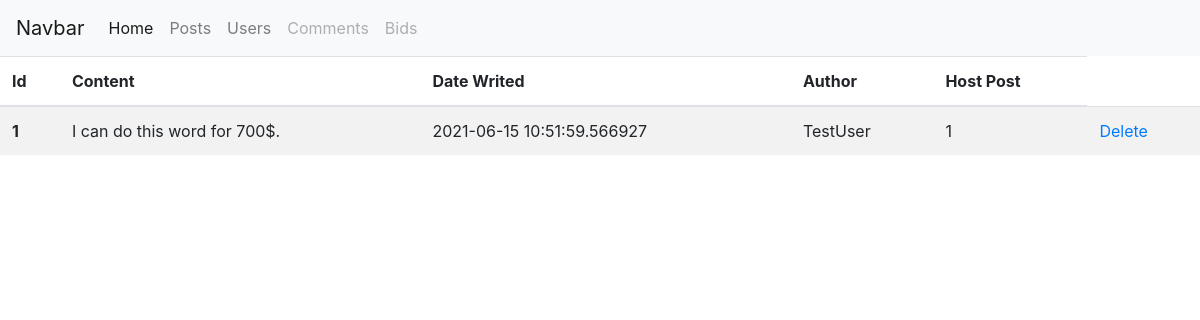
Before: /admin/comments with the older database file.
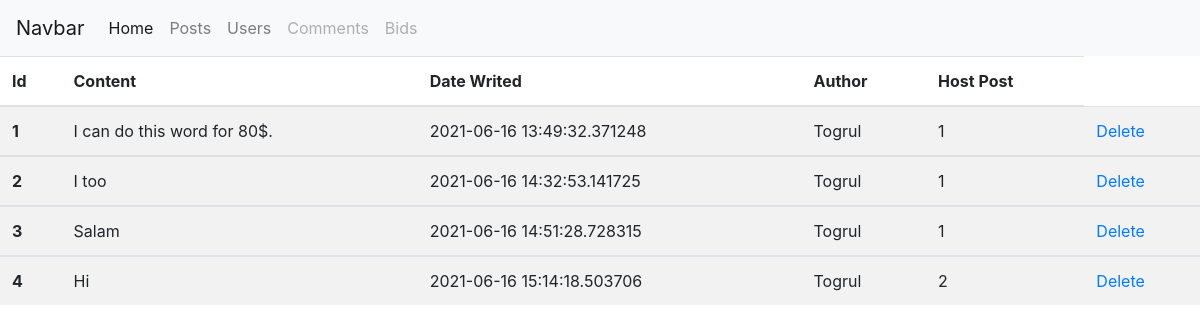
After: the same page with the newer database file.
### app/models.py (models this page shows, shortened)
class Comment(db.Model):
    id = db.Column(db.Integer, primary_key=True)
    date_writed = db.Column(db.DateTime, nullable=False, default=datetime.utcnow)
    content = db.Column(db.Text, nullable=False)
    user_id = db.Column(db.Integer, db.ForeignKey('user.id'), nullable=False)
    post_id = db.Column(db.Integer, db.ForeignKey('post.id'), nullable=False)

class User(db.Model, UserMixin):
    id = db.Column(db.Integer, primary_key=True)
    username = db.Column(db.String(20), unique=True, nullable=False)
    email = db.Column(db.String(120), unique=True, nullable=False)
    image_file = db.Column(db.String(20), nullable=False, default='default.jpg')
    password = db.Column(db.String(60), nullable=False)
    posts = db.relationship('Post', backref='author', lazy=True, cascade='all,delete')
    comments = db.relationship('Comment', backref='comment_author', lazy=True, cascade='all,delete')
    bids = db.relationship('Bid', backref='bid_owner', lazy=True, cascade='all,delete')
    info = db.relationship('UserInfo', backref='owner', lazy=True, cascade='all,delete')

class Post(db.Model):
    id = db.Column(db.Integer, primary_key=True)
    title = db.Column(db.String(20), nullable=False)
    date_posted = db.Column(db.DateTime, nullable=False, default=datetime.utcnow)
    min_pay = db.Column(db.Integer, nullable=False)
    max_pay = db.Column(db.Integer)
    content = db.Column(db.Text, nullable=False)
    user_id = db.Column(db.Integer, db.ForeignKey('user.id'), nullable=False)
    comments = db.relationship('Comment', backref='host', lazy=True)
    bids = db.relationship('Bid', backref='bid_host', lazy=True)

### app/routes.py (the view)
@app.route('/admin/comments', methods=['GET','POST'])
def admin_comments():
    comments = Comment.query.all()
    return render_template('admin/comments.html', comments=comments)

### app/templates/admin/comments.html
{% extends "admin/base.html" %}
{% block content %}
    <table class="table table-striped">
        <thead>
            <tr>
                <th scope="col">Id</th>
                <th scope="col">Content</th>
                <th scope="col">Date Writed</th>
                <th scope="col">Author</th>
                <th scope="col">Host Post</th>
            </tr>
        </thead>
        {% for comment in comments %}
        <tbody>
            <tr>
                <th scope="row">{{ comment.id }}</th>
                <td>{{ comment.content }}</td>
                <td>{{comment.date_writed }}</td>
                <td>{{comment.comment_author.username }}</td>
                <td>{{comment.host.id }}</td>
                <td><a href="{{url_for('admin_delete_comment', comment_id=comment.id)}}">Delete</a></td>
            </tr>
        </tbody>
        {% endfor %}
    </table>
    {% endblock %}

### app/templates/admin/base.html (shortened to what this page needs)
<!doctype html>
<html lang="en">
  <head>
    <link rel="stylesheet" href="https://maxcdn.bootstrapcdn.com/bootstrap/4.0.0/css/bootstrap.min.css">
  </head>
  <body>
    <nav class="navbar navbar-expand-lg navbar-light bg-light">
        <a class="navbar-brand" href="#">Navbar</a>
        <div class="collapse navbar-collapse" id="navbarNav">
          <ul class="navbar-nav">
            <li class="nav-item active">
              <a class="nav-link" href="#">Home <span class="sr-only">(current)</span></a>
            </li>
            <li class="nav-item">
              <a class="nav-link" href="{{ url_for('admin_posts') }}">Posts</a>
            </li>
            <li class="nav-item">
              <a class="nav-link" href="{{ url_for('admin_users') }}">Users</a>
            </li>
            <li class="nav-item">
              <a class="nav-link disabled" href="{{ url_for('admin_comments') }}">Comments</a>
            </li>
            <li class="nav-item">
                <a class="nav-link disabled" href="{{ url_for('admin_bids') }}">Bids</a>
              </li>
          </ul>
        </div>
      </nav>
      {% block content %}
      {% endblock %}
  </body>
</html>

Changed rows visible on the page:
changed Comment id 1: content "I can do this word for 700$." → "I can do this word for 80$."; date_writed "2021-06-15 10:51:59.566927" → "2021-06-16 13:49:32.371248"; comment_author.username "TestUser" → "Togrul"
added Comment: id "2", content "I too", date_writed "2021-06-16 14:32:53.141725", comment_author.username "Togrul", host.id "1"
added Comment: id "3", content "Salam", date_writed "2021-06-16 14:51:28.728315", comment_author.username "Togrul", host.id "1"
added Comment: id "4", content "Hi", date_writed "2021-06-16 15:14:18.503706", comment_author.username "Togrul", host.id "2"
